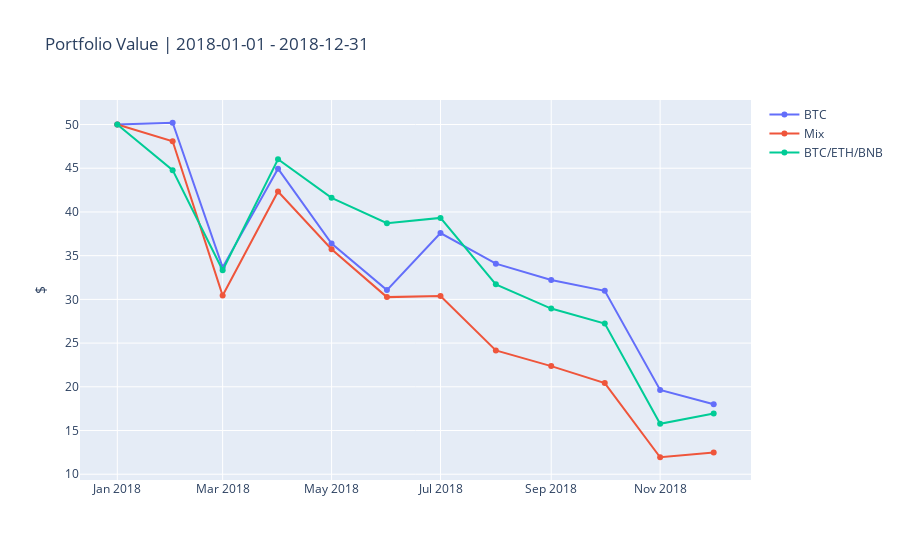
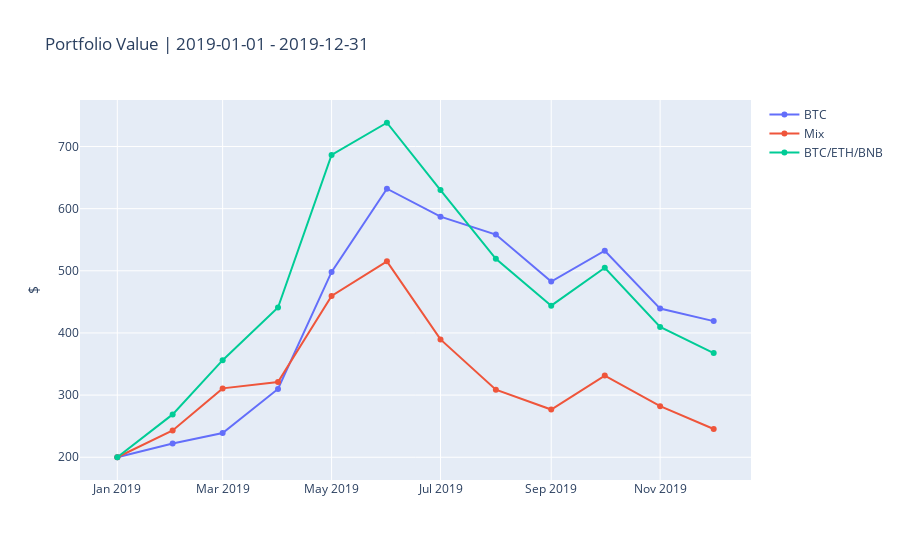

Here is the notebook cell these charts were saved with, in order:
### Code cell
for year in [2018, 2019, 2020, 2021, 2022, 2023]:
    print(f'Year: {year}')
    backtest(start_date=f'{year}-01-01', end_date=f'{year}-12-31', amount=10)
